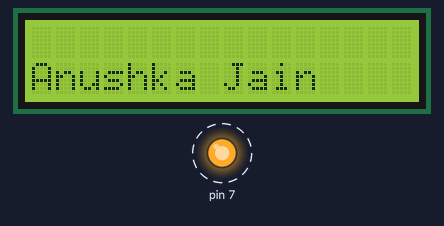
The sketch below on a simulated Arduino Uno, built with avr-gcc and run on an emulated ATmega328P. Parts: 16×2 character LCD, output pins drawn as LEDs (lit = HIGH). Dashed ring = blinking.

Above: at 0.11 s.
At 91.21 s:
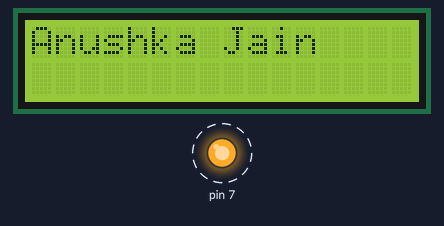
Timing chart, 0 to 130.0 s (numbered marks = the images above):
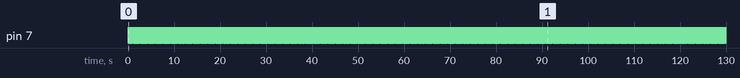

Measured:
- by itself, pin 7: alternates HIGH for 0.10 s and LOW for 0.10 s

The sketch:

LCD_Practice.ino
```cpp
// PRINT 'ANUSHKA JAIN' ON LCD AND GLOW LED AT ONCE

#include<LiquidCrystal.h>

int led = 7;

LiquidCrystal lcd(13, 12, 11, 10, 9, 8);

void setup() {
  // put your setup code here, to run once:
  lcd.begin(16,2);
  lcd.setCursor(0, 1);
  pinMode(7, OUTPUT);
}

void loop() {
  // put your main code here, to run repeatedly:
  digitalWrite(7,1);
  lcd.print("Anushka Jain");
  delay(100);

  digitalWrite(7,0);
  lcd.clear();
  delay(100);
}
```
